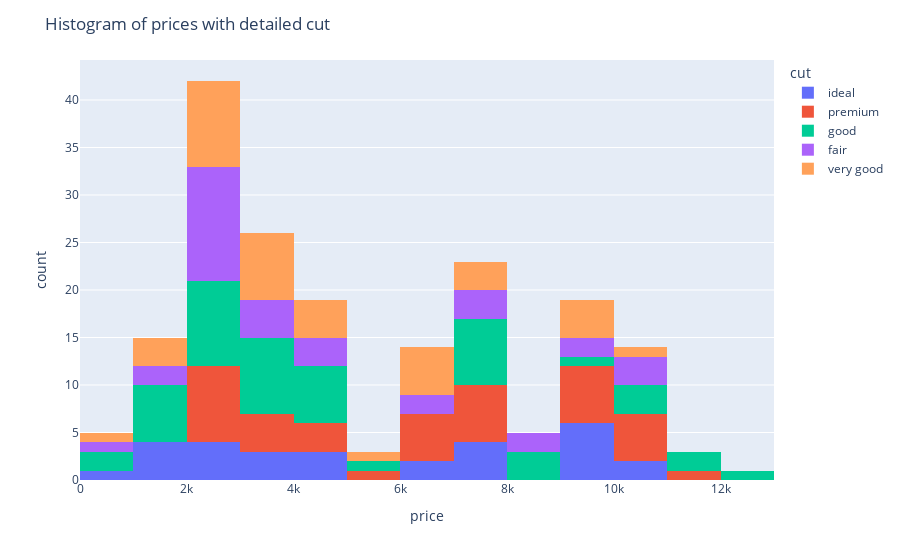

Here is the notebook cell this chart was saved with:
### Code cell
fig = px.histogram(stones, x='price', color='cut')
fig.update_layout({"title":'Histogram of prices with detailed cut'})
fig.show()

### Figure 1 — Plotly figure (JSON) as saved in the notebook; plotly's stock layout.template omitted (floating-point values rounded to 4 significant figures)
{"data": [{"alignmentgroup": "True", "bingroup": "x", "hovertemplate": "cut=ideal<br>price=%{x}<br>count=%{y}<extra></extra>", "legendgroup": "ideal", "marker": {"color": "#636efa", "pattern": {"shape": ""}}, "name": "ideal", "offsetgroup": "ideal", "orientation": "v", "showlegend": true, "type": "histogram", "x": [3000, 3100, 7500, 6000, 1300, 7700, 9400, 1500, 2600, 9800, 900, 7900, 9900, 1900, 2600, 10300, 1500, 4200, 4600, 4300, 3200, 9300, 6900, 2600, 10700, 2500, 9900, 9900, 7100], "xaxis": "x", "yaxis": "y"}, {"alignmentgroup": "True", "bingroup": "x", "hovertemplate": "cut=premium<br>price=%{x}<br>count=%{y}<extra></extra>", "legendgroup": "premium", "marker": {"color": "#EF553B", "pattern": {"shape": ""}}, "name": "premium", "offsetgroup": "premium", "orientation": "v", "showlegend": true, "type": "histogram", "x": [4500, 9200, 10500, 2500, 9300, 5900, 9500, 2900, 3700, 9600, 6600, 10200, 6500, 3200, 4100, 3400, 11500, 7300, 7700, 9800, 3000, 7200, 6800, 2200, 7800, 10100, 7700, 7900, 2100, 10100, 4600, 2200, 6900, 6600, 2500, 10100, 2100, 2900, 9800], "xaxis": "x", "yaxis": "y"}, {"alignmentgroup": "True", "bingroup": "x", "hovertemplate": "cut=good<br>price=%{x}<br>count=%{y}<extra></extra>", "legendgroup": "good", "marker": {"color": "#00cc96", "pattern": {"shape": ""}}, "name": "good", "offsetgroup": "good", "orientation": "v", "showlegend": true, "type": "histogram", "x": [700, 1500, 1800, 2200, 11000, 800, 1600, 10800, 1700, 2800, 8500, 4800, 7300, 1200, 3800, 11200, 9900, 8100, 2100, 4600, 1800, 4000, 3100, 3500, 4700, 7800, 2400, 3600, 8000, 2500, 3100, 5900, 2700, 2900, 2600, 3600, 7600, 10400, 2300, 4500, 3300, 7400, 12000, 4400, 7100, 3300, 7900, 7700, 10400], "xaxis": "x", "yaxis": "y"}, {"alignmentgroup": "True", "bingroup": "x", "hovertemplate": "cut=fair<br>price=%{x}<br>count=%{y}<extra></extra>", "legendgroup": "fair", "marker": {"color": "#ab63fa", "pattern": {"shape": ""}}, "name": "fair", "offsetgroup": "fair", "orientation": "v", "showlegend": true, "type": "histogram", "x": [2400, 2000, 3400, 2600, 2200, 2700, 600, 1700, 2500, 1100, 2600, 7100, 9200, 2300, 3300, 7900, 10100, 2100, 2800, 10200, 2400, 3100, 4000, 4300, 6500, 3200, 8000, 9400, 7900, 10500, 8100, 4900, 2000, 6300], "xaxis": "x", "yaxis": "y"}, {"alignmentgroup": "True", "bingroup": "x", "hovertemplate": "cut=very good<br>price=%{x}<br>count=%{y}<extra></extra>", "legendgroup": "very good", "marker": {"color": "#FFA15A", "pattern": {"shape": ""}}, "name": "very good", "offsetgroup": "very good", "orientation": "v", "showlegend": true, "type": "histogram", "x": [4200, 1400, 2300, 500, 2900, 2700, 1400, 3300, 1400, 5000, 2300, 2800, 2200, 6700, 3000, 4400, 6800, 9300, 6500, 7400, 9500, 6300, 3400, 6400, 2600, 9600, 10300, 4100, 3500, 2400, 3600, 3100, 7600, 4200, 9200, 3400, 2300, 7500], "xaxis": "x", "yaxis": "y"}], "layout": {"barmode": "relative", "legend": {"title": {"text": "cut"}, "tracegroupgap": 0}, "margin": {"t": 60}, "title": {"text": "Histogram of prices with detailed cut"}, "xaxis": {"anchor": "y", "domain": [0, 1], "title": {"text": "price"}}, "yaxis": {"anchor": "x", "domain": [0, 1], "title": {"text": "count"}}}}
